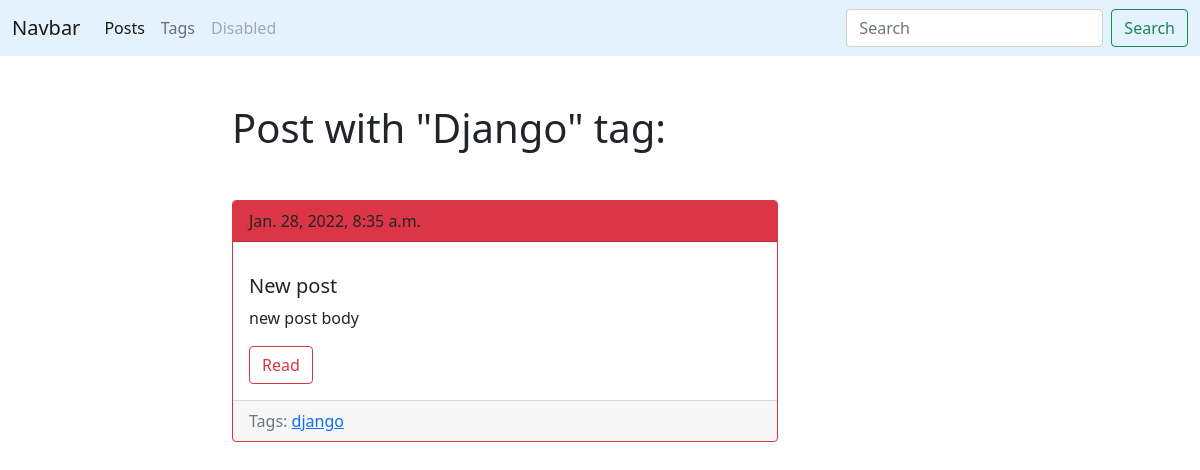
Screenshot of /blog/tag/django/ with the database file from the repository.
### blog/models.py (models this page shows, shortened)
class Tag(models.Model):
    title = models.CharField(max_length=50)
    slug = models.SlugField(max_length=50)
    def get_absolute_url(self):
        return reverse('tag_detail_url', kwargs={'slug': self.slug})

class Post(models.Model):
    title = models.CharField(max_length=150, db_index=True)
    slug = models.SlugField(max_length=150, unique=True)
    body = models.TextField(blank=True, db_index=True)
    tags = models.ManyToManyField('Tag', blank=True, related_name='posts')  # posts=post__set
    date_pub = models.DateTimeField(auto_now_add=True)
    def get_absolute_url(self):
        return reverse('post_detail_url', kwargs={'slug': self.slug})

### blog/views.py (the view)
# urls.py: path('tag/<str:slug>/', TagDetail.as_view(), name='tag_detail_url'),
class TagDetail(ObjectDetailMixin, View):
    model = Tag
    template = 'blog/tag_detail.html'

### blog/utils.py (called while the page is built)
    def get(self, request, slug):
        obj = get_object_or_404(self.model, slug__iexact=slug)
        return render(request, self.template,
                      context={self.model.__name__.lower(): obj}
                      )

### blog/templates/blog/tag_detail.html (shortened to what this page needs)
{% extends 'blog/base_blog.html' %}
{% block content %}
	<h1 class="mb-5">Post with "{{ tag.title|title }}" tag:</h1>
	{% for post in tag.posts.all %}
		{% include 'blog/includes/post_card_template.html' %}
	{% endfor %}
{% endblock %}

### blog/templates/blog/includes/post_card_template.html
<div class="card border-danger mb-4">
	<div class="card-header bg-danger mb-3">
		{{ post.date_pub }}
	</div>
	<div class="card-body">
		<h5 class="card-title">{{ post.title}}</h5>
		<p class="card-text">{{ post.body|truncatewords:15 }}</p>
		<a href="{{ post.get_absolute_url }}" class="btn btn-outline-danger">Read</a>
	</div>
	<div class="card-footer text-muted">
		Tags:
		{% for tag in post.tags.all %}
			<a href="{{ tag.get_absolute_url }}">{{ tag.title }}</a>
		{% endfor %}
	</div>
</div>

### rows the page displays
Tag: title "Django", title "django"
Post: date_pub "Jan. 28, 2022, 8:35 a.m.", title "New post", body "new post body"
